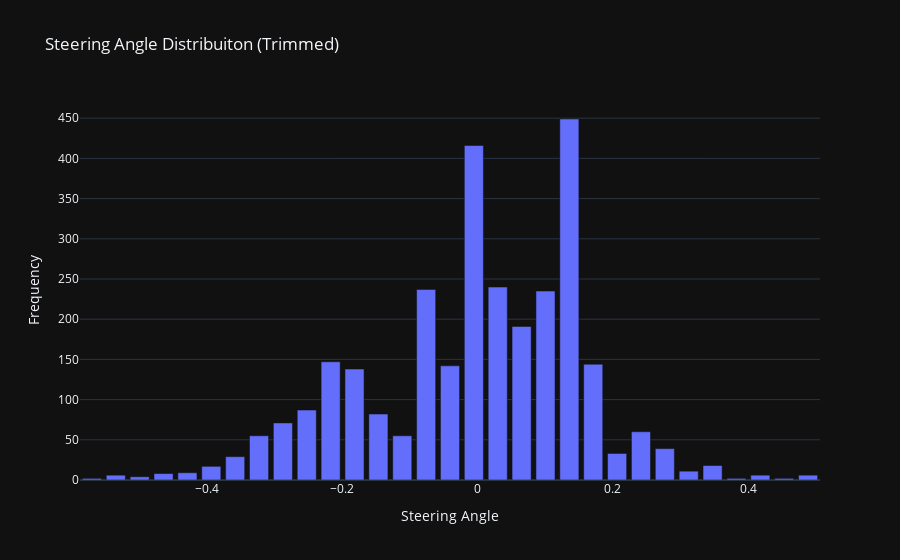

Notebook cell for this chart:
### Markdown cell above
### Histogram with data balanced

### Code cell
freq, _ = np.histogram(y_train, nbins) # we already have our bins created...

fig = px.bar(x        = cbins, 
             y        = freq, 
             labels   = {'x' : 'Steering Angle', 'y' : 'Frequency'}, 
             title    = "Steering Angle Distribuiton (Trimmed)",
             template ="plotly_dark",
             log_y    = False)

fig.show()  

print("Total Training Images: ", len(x_train))

### Figure 1 — Plotly figure (JSON) as saved in the notebook; plotly's stock layout.template omitted (floating-point values rounded to 4 significant figures)
{"data": [{"alignmentgroup": "True", "hovertemplate": "Steering Angle=%{x}<br>Frequency=%{y}<extra></extra>", "legendgroup": "", "marker": {"color": "#636efa", "pattern": {"shape": ""}}, "name": "", "offsetgroup": "", "orientation": "v", "showlegend": false, "textposition": "auto", "type": "bar", "x": [-0.5704, -0.5351, -0.4998, -0.4645, -0.4292, -0.3939, -0.3586, -0.3233, -0.288, -0.2528, -0.2175, -0.1822, -0.1469, -0.1116, -0.07625, -0.04096, -0.005657, 0.02964, 0.06494, 0.1002, 0.1355, 0.1708, 0.2061, 0.2414, 0.2767, 0.312, 0.3473, 0.3826, 0.4179, 0.4532, 0.4885], "xaxis": "x", "y": [2, 6, 4, 8, 9, 17, 29, 55, 71, 87, 147, 138, 82, 55, 237, 142, 416, 240, 191, 235, 449, 144, 33, 60, 39, 11, 18, 2, 6, 2, 6], "yaxis": "y"}], "layout": {"barmode": "relative", "legend": {"tracegroupgap": 0}, "title": {"text": "Steering Angle Distribuiton (Trimmed)"}, "xaxis": {"anchor": "y", "domain": [0, 1], "title": {"text": "Steering Angle"}}, "yaxis": {"anchor": "x", "domain": [0, 1], "title": {"text": "Frequency"}}}}
